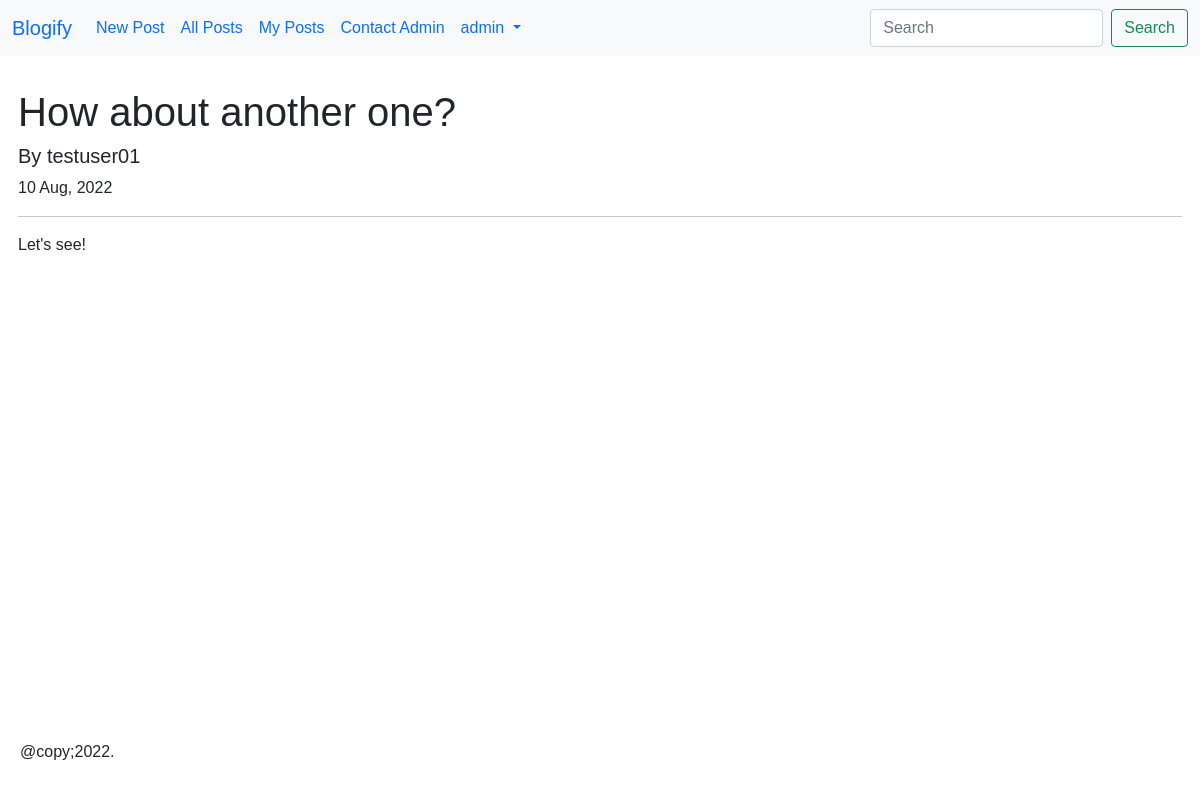
Page /posts/9/ (signed in) on the committed database.
### users/models.py (models this page shows)
class CustomUser(AbstractUser):
    pass

### posts/models.py (models this page shows, shortened)
class Post(models.Model):
    STATUS_CHOICES = (
        ('draft', 'Draft'),
        ('published', 'Published'),
    )
    title = models.CharField(max_length=255)
    author = models.ForeignKey(
        get_user_model(),
        on_delete = models.CASCADE,
        related_name = 'posts'
    )
    body = models.TextField()
    publish = models.DateTimeField(default=timezone.now)
    created = models.DateTimeField(auto_now_add=True)
    updated = models.DateTimeField(auto_now=True)
    status = models.CharField(
        max_length=10,
        choices=STATUS_CHOICES,
        default='draft'
    )
    slug = models.SlugField(
        max_length=255,
        blank=True,
        null= True
    )
    class Meta:
        ordering = ('-publish',)

### posts/views.py (the view)
# urls.py: path('<int:pk>/', PostDetailView.as_view(), name='post_detail'),
class PostDetailView(DetailView):
    model = Post
    template_name = 'blog/post_detail.html'
    context_object_name = 'post'

### templates/blog/post_detail.html (shortened to what this page needs)
{% extends '_base.html' %}
{% block content %}
    <h1>{{ post.title }}</h1>
    <h5>By {{ post.author }}</h5>
    <p>{{ post.publish|date:"d M, Y" }}</p>
    <hr />
    <p>{{ post.body }}</p>
{% endblock content %}

### templates/_base.html (shortened to what this page needs)
{% load static %}
<!DOCTYPE html>
<html lang="en">
<head>
    <link rel="stylesheet" href="https://cdn.jsdelivr.net/npm/bootstrap@5.1.3/dist/css/bootstrap.min.css">
    <link rel="stylesheet" href="{% static 'css/base.css' %}">
</head>
<body>
    {% block body %}
    <header>
        <nav class="navbar navbar-expand-lg bg-light">
            <div class="container-fluid">
              <a class="navbar-brand" href="{% url 'home' %}">Blogify</a>
              {% if user.is_authenticated %}
              <div class="collapse navbar-collapse" id="navbarSupportedContent">
                <ul class="navbar-nav me-auto mb-2 mb-lg-0">
                  <li class="nav-item">
                    <a class="nav-link" href="{% url 'post_create' %}">New Post</a>
                  </li>
                  <li class="nav-item">
                    <a class="nav-link" href="{% url 'post_list' %}">All Posts</a>
                  </li>
                  <li class="nav-item">
                    <a class="nav-link" href="{% url 'my_posts' %}">My Posts</a>
                  </li>
                  <li class="nav-item">
                    <a class="nav-link" href="{% url 'contact' %}">Contact Admin</a>
                  </li>
                  <li class="nav-item dropdown">
                    <a class="nav-link dropdown-toggle" href="#" role="button" data-bs-toggle="dropdown" aria-expanded="false">
                      {{ user.username }}
                    </a>
                  </li>
                </ul>
                <form class="d-flex" role="search" action="{% url 'post_search' %}" method="get">
                  <input name="q" class="form-control me-2" type="search" placeholder="Search" aria-label="Search">
                  <button class="btn btn-outline-success" type="submit">Search</button>
                </form>
              </div>
              {% else %}
              <form action="form-inline ml-auto">
                <a href="{% url 'signup' %}" class="btn btn-sm btn-outline-secondary">Sign Up</a>
                <a href="{% url 'login' %}" class="btn btn-sm btn-primary ml-2">Log In</a>
              </form>
              {% endif %}
            </div>
          </nav>
    </header>
    <main>
        <div class="container">
            {% block content %}{% endblock content %}
        </div>
    </main>
    <footer>
      @copy;2022.
    </footer>
    {% endblock body %}
</body>
</html>

### static/css/base.css (style rules this page uses)
*, body { margin: 0; padding: 0; box-sizing: border-box; }
body { font-family: 'Lucida Sans', 'Lucida Sans Regular', 'Lucida Grande', 'Lucida Sans Unicode', Geneva, Verdana, sans-serif; }
a { text-decoration: none; }
main { margin: 2em 0; min-height: 75vh; }
.container { width: 99%; max-width: 1200px; margin: 0 auto; }
footer { padding: 20px; background: #fff; }

### rows in the picture
CustomUser: username "admin"
Post: title "How about another one?", author "testuser01", publish "10 Aug, 2022", body "Let's see!"
